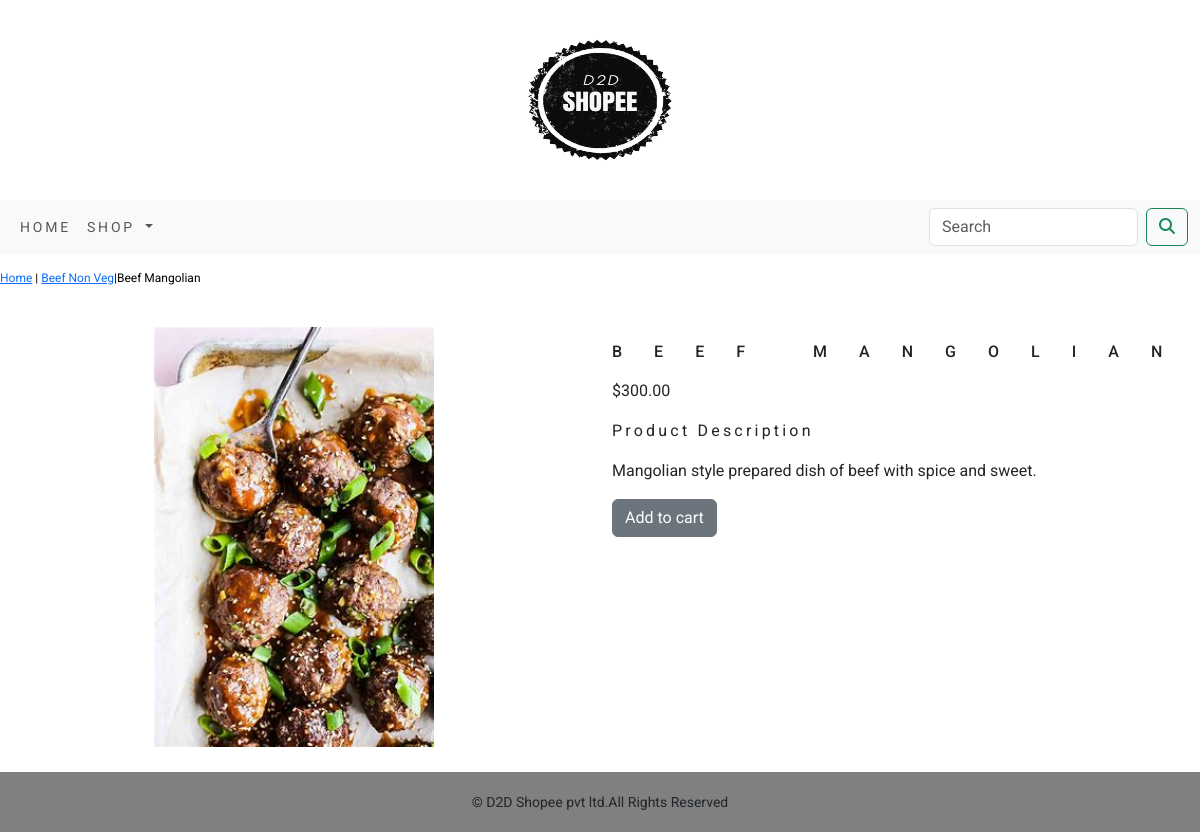
Screenshot of /beef-non-veg/beef-mangolian/ with the database file from the repository.
### E_shop/models.py (models this page shows, shortened)
class Product(models.Model):
    name=models.CharField(max_length=250,unique=True)
    slug=models.SlugField(max_length=250,unique=True)
    description=models.TextField(blank=True)
    price=models.DecimalField(max_digits=10,decimal_places=2)
    category=models.ForeignKey(Category,on_delete=models.CASCADE)
    image = models.ImageField(upload_to='product', blank=True)
    stock=models.IntegerField()
    available=models.BooleanField(default=True)
    created=models.DateTimeField(auto_now_add=True)
    updated=models.DateTimeField(auto_now=True)
    class Meta:
        ordering=('name',)
        verbose_name='product'
        verbose_name_plural='products'

class Category(models.Model):
    name=models.CharField(max_length=250,unique=True)
    slug=models.SlugField(max_length=250,unique=True)
    description=models.TextField(blank=True)
    image=models.ImageField(upload_to='category',blank=True)
    class Meta:
        ordering=('name',)
        verbose_name='category'
        verbose_name_plural='categories'
    def get_url(self):
        return reverse('E_shop:products_by_category', args=[self.slug])
    def __str__(self):
        return '{}'.format(self.name)

### E_shop/views.py (the view)
# urls.py: path('<slug:c_slug>/<slug:product_slug>/', views.proDetail, name='prodCatDetail')
def proDetail(request,c_slug,product_slug):
    try:
        product=Product.objects.get(category__slug=c_slug,slug=product_slug)
    except Exception as e:
        raise e
    return render(request,'product.html',{'product':product})

### E_shop/context_processors.py (called while the page is built)
def menu_links(request):
    links=Category.objects.all()
    return dict(links=links)

### cart/context_processors.py (called while the page is built)
def counter(request):
    item_count=0
    if 'admin' in request.path:
        return {}
    else:
        try:
            cart=Cart.objects.filter(cart_id=_cart_id(request))
            cart_items=CartItem.objects.all().filter(cart=cart[:1])
            for cart_item in cart_items:
                item_count += cart_item.quantity
        except Cart.DoesNotExist:
            item_count=0
    return dict(item_count=item_count)

### cart/views.py (called while the page is built)
def _cart_id(request):
    cart=request.session.session_key
    if not cart:
        cart=request.session.create()
    return  cart

### templates/product.html (shortened to what this page needs)
{% extends 'base.html' %}
{% load static %}
{% block content %}
<div class="row my_prod_row_class" style="padding-top:15px;padding-bottom:25px;">
    <div class="mx_auto">
        <p><a href="{% url 'E_shop:allProdCat'%}">Home</a> | <a href="{{product.category.get_url}}">{{product.category}}</a>|{{product.name}}</p>
    </div>
    <div class="container">
<br>
<div class="row">
    <div class="col-12 col-sm-12 col-md-12 col-lg-6 text-center">
        <div style="min-width:18rem;">
            <img src="{{product.image.url}}" alt="{{product.name}}" style="height:420px;">
        </div>
    </div>
    <div class="col-12 col-sm-12 col-md-12 col-lg-6">
        <h1 class="my_prod_title">{{product.name}}</h1>
        <p>${{product.price}}</p>
        <p class="my_title">Product Description</p>
        <p class="text-justify my_prod_text">{{product.description}}</p>
        {% if product.stock <= 0 %}
        <p class="text-justify my_prod_text"><b>Out of stock</b></p>
        {% else %}
        <a  class="btn btn-secondary" href="{% url 'cart:add_cart' product.id %}">Add to cart</a>
        {% endif %}
    </div>
</div>
</div>
</div>
{% endblock %}

### static/css/custom.css (style rules this page uses)
body { font-family: 'Roboto', sans-serif; }
.my_title { font-size:16px; text_transform:uppercase; letter-spacing:0.2rem; }
.my_prod_row_class { padding-top:15px; padding-bottom:25px; }
.my_prod_row_class .mx_auto { color:#000; font-size:12px; text-decoration:none; }
.my_prod_title { font-size:16px; text-transform:uppercase; letter-spacing:2em; padding-top:15px; padding-bottom:10px; }
.my_prod_text { padding-right:20px; }

### rows the page displays
Product: category "Beef Non Veg", name "Beef Mangolian", image (picture), name "BEEF MANGOLIAN", price "300.00", description "Mangolian style prepared dish of beef with spice and sweet."
